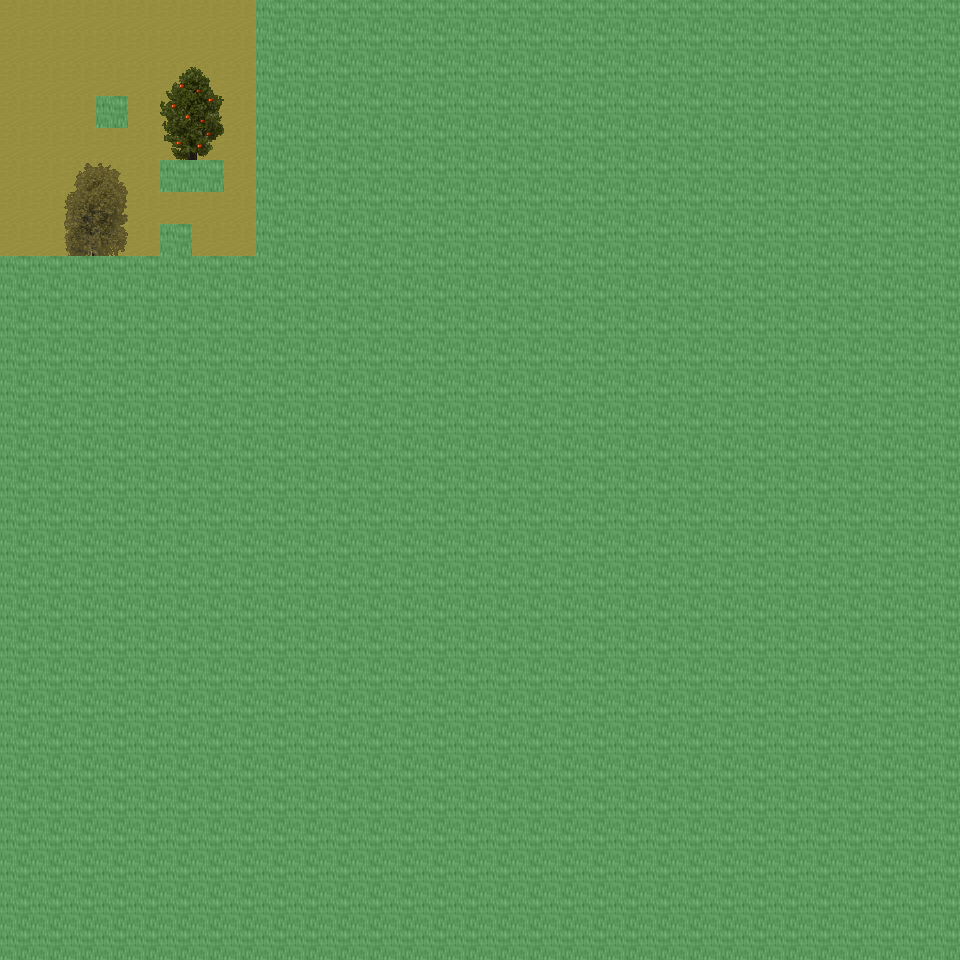

This game map was drawn from its Tiled (.tmx) file and the tilesets committed beside it. A one-line description and the trimmed map source follow:
An orthogonal 30x30 tile map with 32x32 px tiles, 6 tile layers (Ground, Object, Object2, Above, ...), 49 tilesets and 2 objects (2x mapchange).

<map version="1.0" orientation="orthogonal" renderorder="right-down" width="30" height="30" tilewidth="32" tileheight="32" nextobjectid="3">
  <tileset firstgid="1" name="tileset_ground_ground" tilewidth="32" tileheight="32" tilecount="33" columns="3">
    <image source="../drawable/tileset_ground_ground.png" width="96" height="352" />
  </tileset>
  <tileset firstgid="34" name="tileset_ground_ice_ice" tilewidth="32" tileheight="32" tilecount="3" columns="3">
    <image source="../drawable/tileset_ground_ice_ice.png" width="96" height="32" />
  </tileset>
  <tileset firstgid="37" name="tileset_ground_indoor_brown_hole" tilewidth="32" tileheight="32" tilecount="56" columns="7">
    <image source="../drawable/tileset_ground_indoor_brown_hole.png" width="224" height="256" />
  </tileset>
  <tileset firstgid="93" name="tileset_ground_earth_edges" tilewidth="32" tileheight="32" tilecount="18" columns="6">
    <image source="../drawable/tileset_ground_earth_edges.png" width="192" height="96" />
  </tileset>
  <tileset firstgid="111" name="tileset_ground_rock_pebbles" tilewidth="32" tileheight="32" tilecount="3" columns="1">
    <image source="../drawable/tileset_ground_rock_pebbles.png" width="32" height="96" />
  </tileset>
  <tileset firstgid="114" name="tileset_item_corpse_huge_animal" tilewidth="32" tileheight="32" tilecount="16" columns="2">
    <image source="../drawable/tileset_item_corpse_huge_animal.png" width="64" height="256" />
  </tileset>
  <tileset firstgid="130" name="tileset_plant_flower_daisy_white" tilewidth="32" tileheight="32" tilecount="8" columns="2">
    <image source="../drawable/tileset_plant_flower_daisy_white.png" width="64" height="128" />
  </tileset>
  <tileset firstgid="138" name="tileset_ground_ridge_earth_dark" tilewidth="32" tileheight="32" tilecount="96" columns="12">
    <image source="../drawable/tileset_ground_ridge_earth_dark.png" width="384" height="256" />
  </tileset>
  <tileset firstgid="234" name="tileset_ground_grass_edges" tilewidth="32" tileheight="32" tilecount="36" columns="12">
    <image source="../drawable/tileset_ground_grass_edges.png" width="384" height="96" />
  </tileset>
  <tileset firstgid="270" name="tileset_ground_ridge_ice_2" tilewidth="32" tileheight="32" tilecount="42" columns="7">
    <image source="../drawable/tileset_ground_ridge_ice_2.png" width="224" height="192" />
  </tileset>
  <tileset firstgid="312" name="tileset_ground_ice_glacier" tilewidth="32" tileheight="32" tilecount="1" columns="1">
    <image source="../drawable/tileset_ground_ice_glacier.png" width="32" height="32" />
  </tileset>
  <tileset firstgid="313" name="tileset_plant_bush_large_brown" tilewidth="32" tileheight="32" tilecount="9" columns="3">
    <image source="../drawable/tileset_plant_bush_large_brown.png" width="96" height="96" />
  </tileset>
  <tileset firstgid="322" name="tileset_ground_ridge_ice" tilewidth="32" tileheight="32" tilecount="42" columns="7">
    <image source="../drawable/tileset_ground_ridge_ice.png" width="224" height="192" />
  </tileset>
  <tileset firstgid="364" name="tileset_plant_bush_various_small" tilewidth="32" tileheight="32" tilecount="9" columns="3">
    <image source="../drawable/tileset_plant_bush_various_small.png" width="96" height="96" />
  </tileset>
  <tileset firstgid="373" name="tileset_ground_rock_rocks_2" tilewidth="32" tileheight="32" tilecount="4" columns="2">
    <image source="../drawable/tileset_ground_rock_rocks_2.png" width="64" height="64" />
  </tileset>
  <tileset firstgid="377" name="tileset_ground_brown_2" tilewidth="32" tileheight="32" tilecount="2" columns="1">
    <image source="../drawable/tileset_ground_brown_2.png" width="32" height="64" />
  </tileset>
  <tileset firstgid="379" name="tileset_plant_bush_large_green" tilewidth="32" tileheight="32" tilecount="9" columns="3">
    <image source="../drawable/tileset_plant_bush_large_green.png" width="96" height="96" />
  </tileset>
  <tileset firstgid="388" name="tileset_plant_grasses" tilewidth="32" tileheight="32" tilecount="6" columns="3">
    <image source="../drawable/tileset_plant_grasses.png" width="96" height="64" />
  </tileset>
  <tileset firstgid="394" name="tileset_furniture_table_long_side_on_pale" tilewidth="32" tileheight="32" tilecount="3" columns="3">
    <image source="../drawable/tileset_furniture_table_long_side_on_pale.png" width="96" height="32" />
  </tileset>
  <tileset firstgid="397" name="tileset_item_blood_nsew_stains" tilewidth="32" tileheight="32" tilecount="4" columns="2">
    <image source="../drawable/tileset_item_blood_nsew_stains.png" width="64" height="64" />
  </tileset>
  <tileset firstgid="401" name="tileset_item_blood_floor_stains_2" tilewidth="32" tileheight="32" tilecount="4" columns="2">
    <image source="../drawable/tileset_item_blood_floor_stains_2.png" width="64" height="64" />
  </tileset>
  <tileset firstgid="405" name="tileset_item_statue_grey_stone" tilewidth="32" tileheight="32" tilecount="4" columns="2">
    <image source="../drawable/tileset_item_statue_grey_stone.png" width="64" height="64" />
  </tileset>
  <tileset firstgid="409" name="tileset_item_statue_cross" tilewidth="32" tileheight="32" tilecount="1" columns="1">
    <image source="../drawable/tileset_item_statue_cross.png" width="32" height="32" />
  </tileset>
  <tileset firstgid="410" name="tileset_item_button_gold" tilewidth="32" tileheight="32" tilecount="2" columns="2">
    <image source="../drawable/tileset_item_button_gold.png" width="64" height="32" />
  </tileset>
  <tileset firstgid="412" name="tileset_ground_rock_green_crystal" tilewidth="32" tileheight="32" tilecount="9" columns="3">
    <image source="../drawable/tileset_ground_rock_green_crystal.png" width="96" height="96" />
  </tileset>
  <tileset firstgid="421" name="tileset_item_statue_metal_and_stone" tilewidth="32" tileheight="32" tilecount="6" columns="3">
    <image source="../drawable/tileset_item_statue_metal_and_stone.png" width="96" height="64" />
  </tileset>
  <tileset firstgid="427" name="tileset_ground_ladder_horizontal_pale" tilewidth="32" tileheight="32" tilecount="3" columns="1">
    <image source="../drawable/tileset_ground_ladder_horizontal_pale.png" width="32" height="96" />
  </tileset>
  <tileset firstgid="430" name="tileset_building_fence_fence_chunky" tilewidth="32" tileheight="32" tilecount="21" columns="3">
    <image source="../drawable/tileset_building_fence_fence_chunky.png" width="96" height="224" />
  </tileset>
  <tileset firstgid="451" name="tileset_plant_bush_bushes" tilewidth="32" tileheight="32" tilecount="10" columns="5">
    <image source="../drawable/tileset_plant_bush_bushes.png" width="160" height="64" />
  </tileset>
  <tileset firstgid="461" name="tileset_item_blood_floor_stain" tilewidth="32" tileheight="32" tilecount="1" columns="1">
    <image source="../drawable/tileset_item_blood_floor_stain.png" width="32" height="32" />
  </tileset>
  <tileset firstgid="462" name="tileset_item_corpse_skull_dark" tilewidth="32" tileheight="32" tilecount="2" columns="2">
    <image source="../drawable/tileset_item_corpse_skull_dark.png" width="64" height="32" />
  </tileset>
  <tileset firstgid="464" name="tileset_logic_collision" tilewidth="32" tileheight="32" tilecount="1" columns="1">
    <image source="../drawable/tileset_logic_collision.png" width="32" height="32" />
  </tileset>
  <tileset firstgid="465" name="tileset_plant_tree_taller_trees" tilewidth="32" tileheight="32" tilecount="32" columns="8">
    <image source="../drawable/tileset_plant_tree_taller_trees.png" width="256" height="128" />
  </tileset>
  <tileset firstgid="497" name="tileset_building_wall_int_clay" tilewidth="32" tileheight="32" tilecount="100" columns="10">
    <image source="../drawable/tileset_building_wall_int_clay.png" width="320" height="320" />
  </tileset>
  <tileset firstgid="597" name="tileset_plant_tree_pine_tree" tilewidth="32" tileheight="32" tilecount="20" columns="4">
    <image source="../drawable/tileset_plant_tree_pine_tree.png" width="128" height="160" />
  </tileset>
  <tileset firstgid="617" name="tileset_plant_tree_pine_tree_1" tilewidth="32" tileheight="32" tilecount="20" columns="4">
    <image source="../drawable/tileset_plant_tree_pine_tree_1.png" width="128" height="160" />
  </tileset>
  <tileset firstgid="637" name="tileset_plant_stump_hollow_logs" tilewidth="32" tileheight="32" tilecount="6" columns="3">
    <image source="../drawable/tileset_plant_stump_hollow_logs.png" width="96" height="64" />
  </tileset>
  <tileset firstgid="643" name="tileset_plant_stump_small_stump" tilewidth="32" tileheight="32" tilecount="4" columns="2">
    <image source="../drawable/tileset_plant_stump_small_stump.png" width="64" height="64" />
  </tileset>
  <tileset firstgid="647" name="tileset_plant_stump_stump_snow1" tilewidth="32" tileheight="32" tilecount="2" columns="2">
    <image source="../drawable/tileset_plant_stump_stump_snow1.png" width="64" height="32" />
  </tileset>
  <tileset firstgid="649" name="tileset_plant_stump_stump_snow" tilewidth="32" tileheight="32" tilecount="2" columns="2">
    <image source="../drawable/tileset_plant_stump_stump_snow.png" width="64" height="32" />
  </tileset>
  <tileset firstgid="651" name="tileset_building_decoration_rocks" tilewidth="32" tileheight="32" tilecount="6" columns="3">
    <image source="../drawable/tileset_building_decoration_rocks.png" width="96" height="64" />
  </tileset>
  <tileset firstgid="657" name="tileset_ground_rock_rocks" tilewidth="32" tileheight="32" tilecount="4" columns="2">
    <image source="../drawable/tileset_ground_rock_rocks.png" width="64" height="64" />
  </tileset>
  <tileset firstgid="661" name="tileset_ground_grass_corners" tilewidth="32" tileheight="32" tilecount="24" columns="6">
    <image source="../drawable/tileset_ground_grass_corners.png" width="192" height="128" />
  </tileset>
  <tileset firstgid="685" name="tileset_plant_lily_pads" tilewidth="32" tileheight="32" tilecount="2" columns="1">
    <image source="../drawable/tileset_plant_lily_pads.png" width="32" height="64" />
  </tileset>
  <tileset firstgid="687" name="tileset_plant_tree_snow_on_pine" tilewidth="32" tileheight="32" tilecount="20" columns="4">
    <image source="../drawable/tileset_plant_tree_snow_on_pine.png" width="128" height="160" />
  </tileset>
  <tileset firstgid="707" name="tileset_ground_stonecircle" tilewidth="32" tileheight="32" tilecount="81" columns="9">
    <image source="../drawable/tileset_ground_stonecircle.png" width="288" height="288" />
  </tileset>
  <tileset firstgid="788" name="tileset_object_rotating_crystal" tilewidth="32" tileheight="32" tilecount="48" columns="8">
    <image source="../drawable/tileset_object_rotating_crystal.png" width="256" height="192" />
  </tileset>
  <tileset firstgid="836" name="tileset_building_wall_int_sandstone" tilewidth="32" tileheight="32" tilecount="15" columns="3">
    <image source="../drawable/tileset_building_wall_int_sandstone.png" width="96" height="160" />
  </tileset>
  <tileset firstgid="851" name="tileset_building_ice_tower" tilewidth="32" tileheight="32" tilecount="252" columns="9">
    <image source="../drawable/tileset_building_ice_tower.png" width="288" height="896" />
  </tileset>
  <layer name="Ground" width="30" height="30">
    <data>[900 cells, 218 non-empty, 2 distinct tile ids]</data>
  </layer>
  <layer name="Object" width="30" height="30">
    <data>[900 cells, 52 non-empty, 25 distinct tile ids]</data>
  </layer>
  <layer name="Object2" width="30" height="30">
    <data>[900 cells, 0 non-empty, 0 distinct tile ids]</data>
  </layer>
  <layer name="Above" width="30" height="30">
    <data>[900 cells, 31 non-empty, 23 distinct tile ids]</data>
  </layer>
  <layer name="Above2" width="30" height="30">
    <data>[900 cells, 0 non-empty, 0 distinct tile ids]</data>
  </layer>
  <layer name="Walkable" width="30" height="30">
    <data>[900 cells, 840 non-empty, 1 distinct tile ids]</data>
  </layer>
  <objectgroup name="MapEvents">
    <object id="1" name="north" type="mapchange" x="0" y="0" width="256" height="32">
      <properties>
        <property name="map" value="0_ados_mountain_n2_w2_x3_y3" />
        <property name="place" value="south" />
      </properties>
    </object>
    <object id="2" name="west" type="mapchange" x="0" y="0" width="32" height="256">
      <properties>
        <property name="map" value="0_ados_mountain_n2_w2_x2_y4" />
        <property name="place" value="east" />
      </properties>
    </object>
  </objectgroup>
</map>
